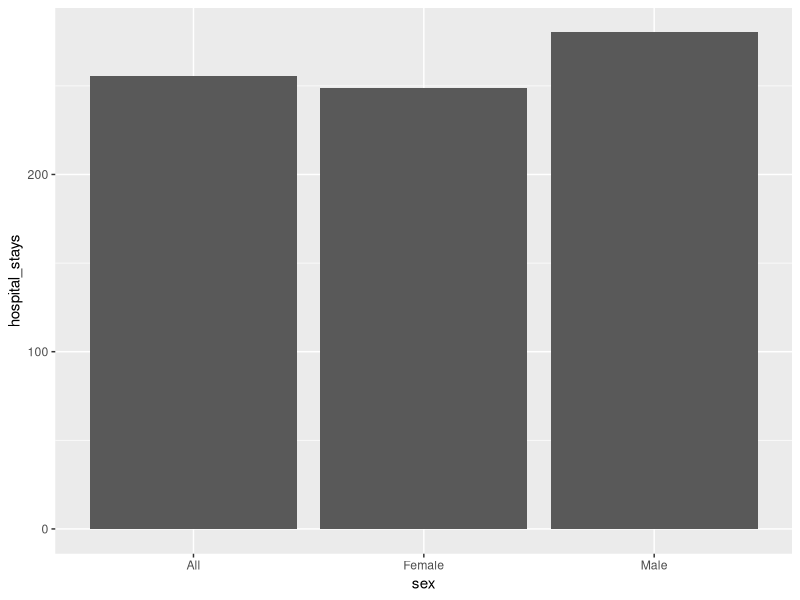
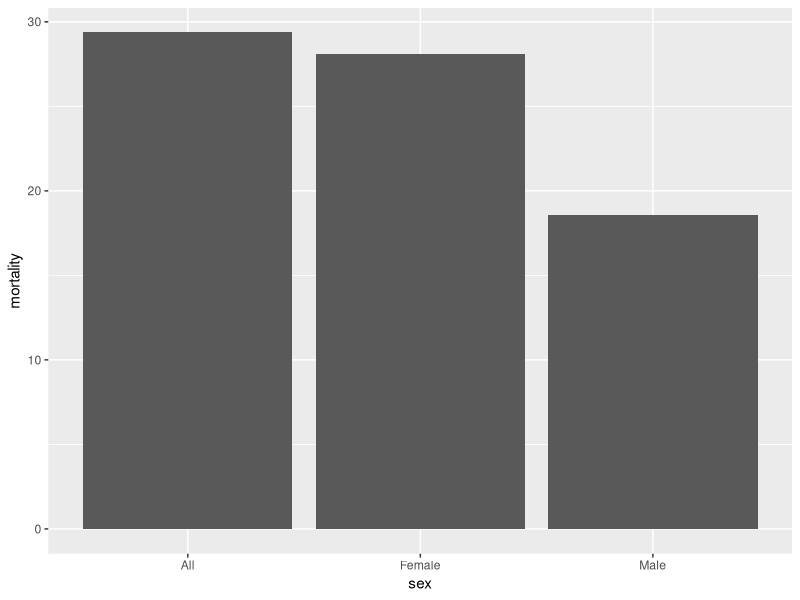
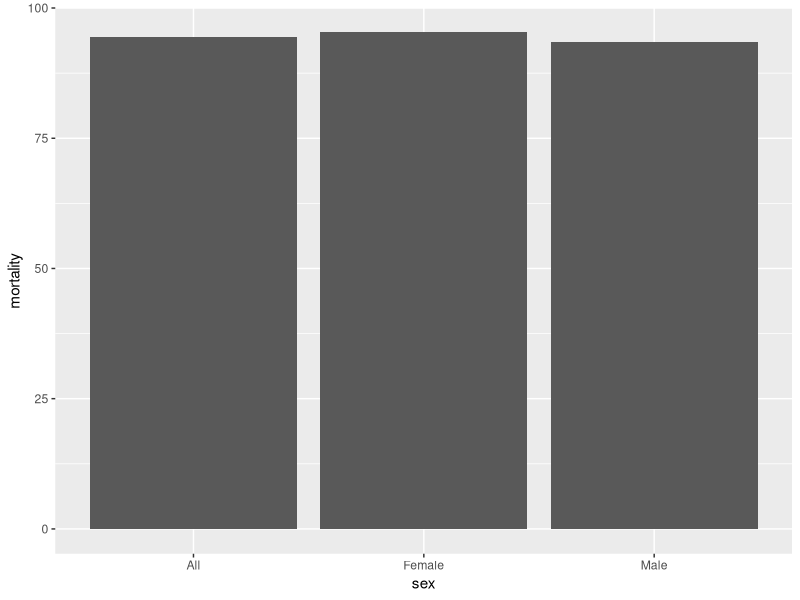
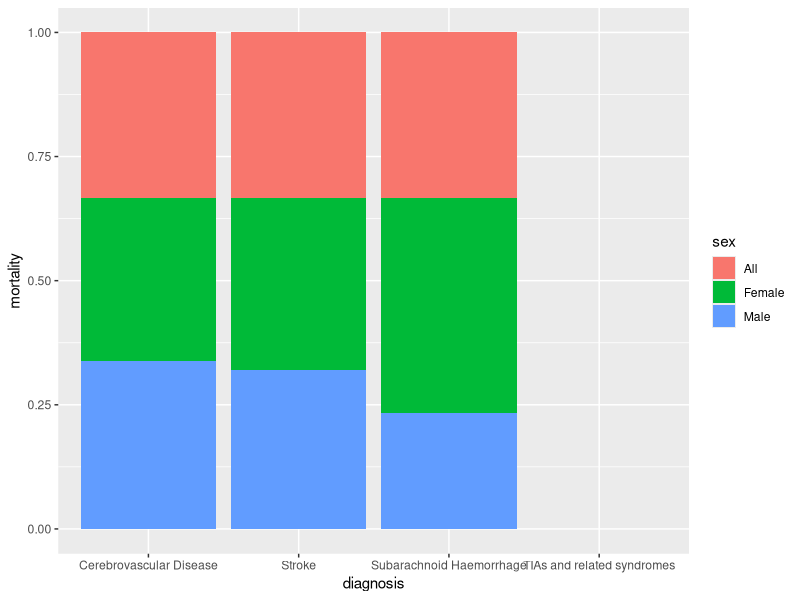
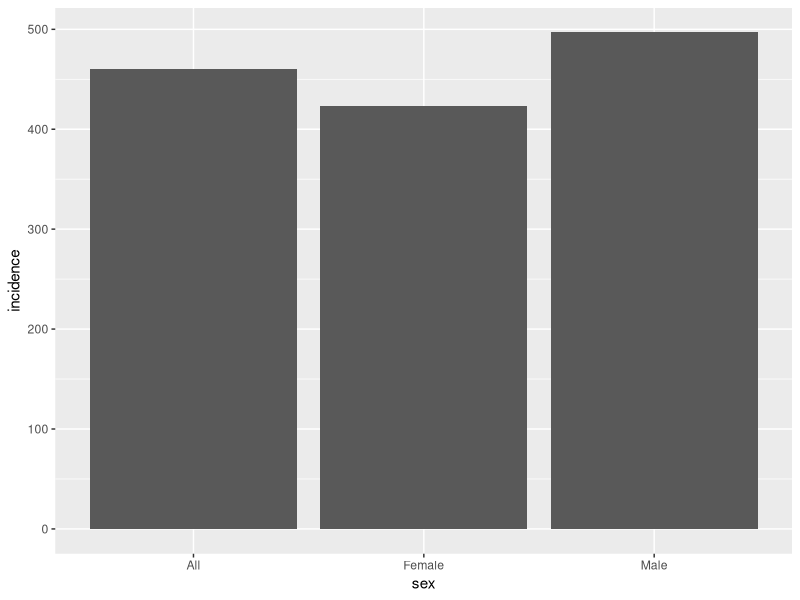
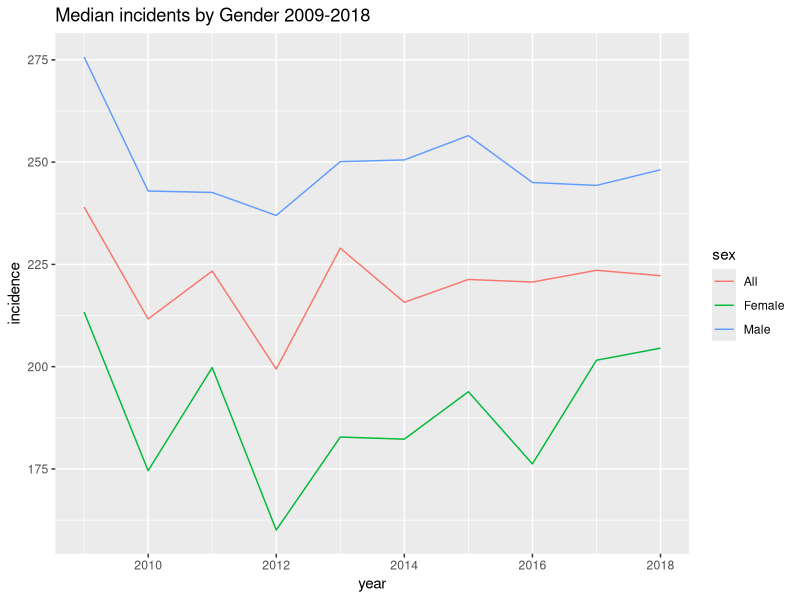
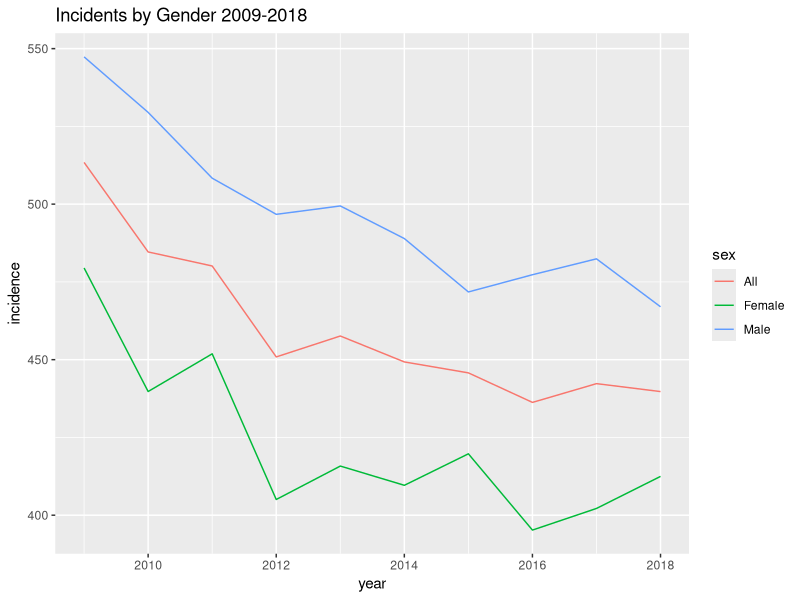
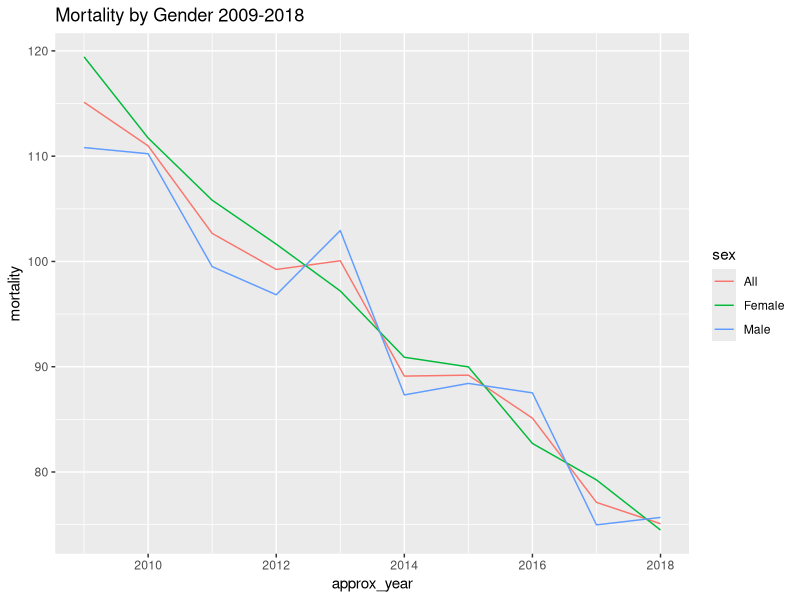

Recreate these plots in R, in order.
## ---- chunk 1
library(tidyverse)
## ---- chunk 2
council_strokesbyca <- read_csv("../../data/clean_data/strokes_byca.csv",
                                col_types = cols(hospitalstays = col_double(),
                                            crude_rate_stays = col_double()))
healthboard_strokesbyhb <- read_csv("../../data/clean_data/strokes_byhb.csv",
                                col_types = cols(hospitalstays = col_double(),
                                            crude_rate_stays = col_double()))

incidence_by_hb <- read_csv("../../data/clean_data/incidence_byhb.csv")
## ---- chunk 3
council_strokesbyca %>% 
  group_by(sex) %>% 
  summarise(hospital_stays = mean(crude_rate_stays, na.rm = TRUE)) %>% 
  ggplot() +
  aes(x = sex, y = hospital_stays) +
  geom_col()
## ---- chunk 4
council_strokesbyca %>% 
  group_by(sex) %>% 
  summarise(mortality = mean(crude_rate_mortality, na.rm = TRUE)) %>% 
  ggplot() +
  aes(x = sex, y = mortality) +
  geom_col()
## ---- chunk 5
council_strokesbyca %>% 
  group_by(sex) %>% 
  summarise(mortality = mean(easr_mortality, na.rm = TRUE)) %>% 
  ggplot() +
  aes(x = sex, y = mortality) +
  geom_col()
## ---- chunk 6
council_strokesbyca %>% 
  group_by(sex, diagnosis) %>%
  summarise(mortality = mean(easr_mortality, na.rm = TRUE)) %>% 
  ggplot() +
    aes(x = diagnosis, y = mortality, group = sex, fill = sex) +
  geom_col(position = "fill")
## ---- chunk 7
incidence_by_hb %>% 
  group_by(sex) %>% 
  summarise(incidence = mean(easr, na.rm = TRUE)) %>% 
  ggplot() +
  aes(x = sex, y = incidence) +
  geom_col()
## ---- chunk 8
incidence_by_hb %>% 
  group_by(sex, year) %>% 
  summarise(incidence = median(easr, na.rm = TRUE)) %>% 
  ggplot() +
  aes(x = year, y = incidence, group = sex, col = sex) +
  geom_line() +
  labs(
    title = "Median incidents by Gender 2009-2018"
  )
## ---- chunk 9
incidence_by_hb %>% 
  group_by(sex, year) %>% 
  summarise(incidence = mean(easr, na.rm = TRUE)) %>% 
  ggplot() +
  aes(x = year, y = incidence, group = sex, col = sex) +
  geom_line() +
  labs(
    title = "Incidents by Gender 2009-2018"
  )
## ---- chunk 10
council_strokesbyca %>% 
  group_by(sex, approx_year) %>% 
  summarise(mortality = mean(easr_mortality, na.rm = TRUE)) %>% 
  ggplot() +
  aes(x = approx_year, y = mortality, group = sex, col = sex) +
  geom_line() +
  labs(
    title = "Mortality by Gender 2009-2018"
  )
## ---- chunk 11
council_strokesbyca %>% 
  group_by(age_group) %>% 
  summarise(hospital_stays = mean(crude_rate_stays, na.rm = TRUE)) %>% 
  ggplot() +
  aes(x = age_group, y = hospital_stays) +
  geom_col()
## ---- chunk 12
council_strokesbyca %>% 
  group_by(age_group) %>% 
  summarise(mortality = mean(easr_mortality, na.rm = TRUE)) %>% 
  ggplot() +
  aes(x = age_group, y = mortality) +
  geom_col()
## ---- chunk 13
council_strokesbyca %>% 
  group_by(age_group, approx_year) %>% 
  summarise(hospital_stays = mean(crude_rate_stays, na.rm = TRUE)) %>% 
  ggplot() +
  aes(x = approx_year, y = hospital_stays, group = age_group, col = age_group) +
  geom_line()
## ---- chunk 14
council_strokesbyca %>% 
  group_by(age_group, approx_year) %>% 
  summarise(mortality = mean(easr_mortality, na.rm = TRUE)) %>% 
  ggplot() +
  aes(x = approx_year, y = mortality, group = age_group, col = age_group) +
  geom_line()
## ---- chunk 15
council_strokesbyca %>% 
  group_by(age_group, diagnosis) %>%
  summarise(mortality = mean(easr_mortality, na.rm = TRUE)) %>% 
  ggplot() +
    aes(x = diagnosis, y = mortality, group = age_group, fill = age_group) +
  geom_col(position = "fill")
## ---- chunk 16
council_strokesbyca %>% 
  group_by(age_group, diagnosis) %>%
  summarise(mortality = mean(easr_mortality, na.rm = TRUE)) %>% 
  ggplot() +
    aes(x = age_group, y = mortality, group = diagnosis, fill = diagnosis) +
  geom_col(position = "fill") +
  theme(axis.text.x = element_text(angle = 90, vjust = 0.5, hjust=1)) +
  labs(
    title = "Proportion of diagnoses by age group"
  )
## ---- chunk 17
council_strokesbyca %>% 
  group_by(age_group, diagnosis) %>%
  summarise(discharges = mean(easr_discharge, na.rm = TRUE)) %>% 
  ggplot() +
    aes(x = age_group, y = discharges, group = diagnosis, fill = diagnosis) +
  geom_col(position = "fill") +
  theme(axis.text.x = element_text(angle = 90, vjust = 0.5, hjust=1)) +
  labs(
    title = "Proportion of discharges by diagnoses and age group"
  )
## ---- chunk 18
council_strokesbyca %>% 
  group_by(age_group, diagnosis) %>%
  summarise(discharges = mean(easr_discharge, na.rm = TRUE),
            mortality = mean(easr_mortality, na.rm = TRUE)) %>% 
  ggplot() +
    aes(x = age_group, y = mortality / discharges * 100, 
        group = diagnosis, fill = diagnosis) +
  geom_col(position = "dodge") +
  theme(axis.text.x = element_text(angle = 90, vjust = 0.5, hjust=1)) +
  labs(
    title = "Percentage of deaths by hospital discharges",
    subtitle = "shown by diagnoses and age group"
  )
## ---- chunk 19
council_strokesbyca %>% 
  filter(diagnosis == "Subarachnoid Haemorrhage") %>% 
  group_by(age_group, approx_year) %>% 
  summarise(mortality = mean(easr_mortality, na.rm = TRUE)) %>% 
  ggplot() +
  aes(x = approx_year, y = mortality, group = age_group, col = age_group) +
  geom_line()
## ---- chunk 20
council_strokesbyca %>% 
# filter year to remove high values from years prior to 2013 in order to make graph more readable
  filter(age_group != "All" & age_group != "under75 years" & approx_year > 2013) %>% 
  group_by(age_group, approx_year, diagnosis) %>% 
  summarise(mortality = mean(easr_mortality, na.rm = TRUE)) %>% 
  ggplot() +
  aes(x = approx_year, y = mortality, group = diagnosis, col = diagnosis) +
  geom_line() +
  facet_wrap(~age_group)
## ---- chunk 21
incidence_by_hb %>% 
  group_by(age) %>% 
  summarise(incidence = mean(easr, na.rm = TRUE)) %>% 
  ggplot() +
  aes(x = age, y = incidence) +
  geom_col()
## ---- chunk 22
council_strokesbyca %>% 
  group_by(age_group, sex) %>% 
  summarise(stays = mean(crude_rate_stays, na.rm = TRUE)) %>% 
  ggplot() +
  aes(x = age_group, y = stays, group = sex, fill = sex) +
  geom_col(position = "dodge")
## ---- chunk 23
council_strokesbyca %>% 
  group_by(age_group, sex) %>% 
  summarise(mortality = mean(easr_mortality, na.rm = TRUE)) %>% 
  ggplot() +
  aes(x = age_group, y = mortality, group = sex, fill = sex) +
  geom_col(position = "dodge")
## ---- chunk 24
incidence_by_hb %>% 
  group_by(age, sex) %>% 
  summarise(incidence = mean(easr, na.rm = TRUE)) %>% 
  ggplot() +
  aes(x = age, y = incidence, group = sex, fill = sex) +
  geom_col(position = "dodge")
## ---- chunk 25
percent_table <- incidence_by_hb %>% 
  group_by(age, sex) %>% 
  summarise(incidence = mean(easr, na.rm = TRUE)) %>% 
  rename("age_group" = "age")

healthboard_strokesbyhb %>% 
  group_by(age_group, sex) %>% 
  summarise(mortality = mean(easr_mortality, na.rm = TRUE)) %>% 
  inner_join(percent_table) %>% 
  ggplot() +
  aes(x = age_group, y = mortality / incidence * 100, group = sex, fill = sex) +
  geom_col(position = "dodge") +
  labs(
    title = "Deaths per 100 incidents",
    subtitle = "grouped by age and gender"
  )
## ---- chunk 26
council_strokesbyca %>% 
  group_by(sex, age_group, diagnosis) %>%
  summarise(mortality = mean(easr_mortality, na.rm = TRUE)) %>% 
  ggplot() +
    aes(x = age_group, y = mortality, group = diagnosis, fill = diagnosis) +
  geom_col(position = "fill") +
  facet_wrap(~sex) +
  theme(axis.text.x = element_text(angle = 90, vjust = 0.5, hjust=1))
## ---- chunk 27
healthboard_strokesbyhb %>% 
  group_by(healthboard_area_named) %>% 
  summarise(hospital_stays = mean(crude_rate_stays, na.rm = TRUE)) %>% 
  ggplot() +
  aes(x = reorder(healthboard_area_named, -hospital_stays), y = hospital_stays) +
  geom_col() +
  theme(axis.text.x = element_text(angle = 90, vjust = 0.5, hjust=1))
## ---- chunk 28
healthboard_strokesbyhb %>% 
  group_by(healthboard_area_named) %>% 
  summarise(mortality = mean(easr_mortality, na.rm = TRUE)) %>% 
  ggplot() +
  aes(x = reorder(healthboard_area_named, -mortality), y = mortality) +
  geom_col() +
  theme(axis.text.x = element_text(angle = 90, vjust = 0.5, hjust=1))
## ---- chunk 29
incidence_by_hb %>% 
  group_by(health_board) %>% 
  summarise(incidence = mean(easr, na.rm = TRUE)) %>% 
  ggplot(aes(x = reorder(health_board, -incidence), y = incidence)) +
  geom_col() +
  theme(axis.text.x = element_text(angle = 90, vjust = 0.5, hjust=1))
## ---- chunk 30
healthboard_table <- healthboard_strokesbyhb %>% 
  group_by(healthboard_area_named) %>% 
  summarise(hospital_stays = mean(crude_rate_stays, na.rm = TRUE),
            mortality = mean(easr_mortality, na.rm = TRUE)
  ) 

healthboard_table <- incidence_by_hb %>% 
  group_by(health_board) %>% 
  summarise(incidence = mean(easr, na.rm = TRUE)) %>%
  mutate(health_board = if_else(
    str_detect(health_board, "NHS"),
    str_sub(health_board, start = 5, end = -1),
    health_board
    )
  ) %>% 
  full_join(healthboard_table, by = c("health_board" = "healthboard_area_named"))
## ---- chunk 31
healthboard_table %>% 
  ggplot(aes(x = incidence, y = hospital_stays)) +
  geom_point() +
  geom_text(aes(label = health_board), hjust = -.2) +
  labs(
    title = "Comparing incidence rates and hospital visits by Health Board"
  )
## ---- chunk 32
healthboard_table %>% 
  ggplot(aes(x = incidence, y = mortality)) +
  geom_point() +
  geom_smooth(method = "lm", se = FALSE) +
  geom_text(aes(label = health_board), hjust = -.2) +
  labs(
    title = "Mortalities per incident by Health Board"
  )
## ---- chunk 33
# group = health_board, x = year, y = mortality
healthboard_strokesbyhb %>% 
  group_by(healthboard_area_named, approx_year) %>% 
  summarise(mortality = mean(easr_mortality, na.rm = TRUE)) %>% 
  ggplot() +
  aes(x = approx_year, y = mortality, group = healthboard_area_named, col = healthboard_area_named) +
  geom_line() +
  geom_point()
  
## ---- chunk 34
high_mortality_healthboard <- healthboard_strokesbyhb %>% 
  group_by(healthboard_area_named) %>% 
  summarise(mortality = mean(easr_mortality, na.rm = TRUE)) %>% 
  slice_max(mortality, n = 9) %>% 
  pull(healthboard_area_named)

low_mortality_healthboard <- healthboard_strokesbyhb %>% 
  group_by(healthboard_area_named) %>% 
  summarise(mortality = mean(easr_mortality, na.rm = TRUE)) %>% 
  slice_min(mortality, n = 8) %>% 
  pull(healthboard_area_named)
## ---- chunk 35
healthboard_strokesbyhb %>% 
  filter(healthboard_area_named %in% high_mortality_healthboard |
           healthboard_area_named %in% low_mortality_healthboard) %>% 
  mutate(high_low = if_else(
    healthboard_area_named %in% high_mortality_healthboard, "high", "low"
  )) %>% 
  group_by(high_low, approx_year) %>% 
  summarise(mortality = mean(easr_mortality, na.rm = TRUE)) %>% 
  ggplot() +
  aes(x = approx_year, y = mortality, group = high_low, col = high_low) +
  geom_line()
## ---- chunk 36
percent_table2 <- incidence_by_hb %>% 
  group_by(health_board, year) %>% 
  summarise(incidence = mean(easr, na.rm = TRUE)) %>% 
  rename("healthboard_area_named" = "health_board",
         "approx_year" = "year") %>% 
  mutate(healthboard_area_named = if_else(
    str_detect(healthboard_area_named, "NHS"),
    str_sub(healthboard_area_named, start = 5, end = -1),
    healthboard_area_named
    )
  )

healthboard_strokesbyhb %>% 
  group_by(healthboard_area_named, approx_year) %>% 
  summarise(mortality = mean(easr_mortality, na.rm = TRUE)) %>% 
  inner_join(percent_table2) %>% 
  mutate(percent_deathbyincident = mortality / incidence * 100) %>% 
  ggplot() +
  aes(x = approx_year, y = percent_deathbyincident, group = healthboard_area_named, col = healthboard_area_named) +
  geom_line() +
  geom_point()
  theme(axis.text.x = element_text(angle = 90, vjust = 0.5, hjust=1))
## ---- chunk 37
percent_table2 <- incidence_by_hb %>% 
  rename("healthboard_area_named" = "health_board",
         "approx_year" = "year") %>% 
  mutate(healthboard_area_named = if_else(
    str_detect(healthboard_area_named, "NHS"),
    str_sub(healthboard_area_named, start = 5, end = -1),
    healthboard_area_named
    )
  ) %>% 
  mutate(high_low = if_else(
    healthboard_area_named %in% high_mortality_healthboard, "high", "low"
  )) %>% 
  group_by(high_low, approx_year) %>% 
  summarise(incidence = mean(easr, na.rm = TRUE))


healthboard_strokesbyhb %>% 
  mutate(high_low = if_else(
    healthboard_area_named %in% high_mortality_healthboard, "high", "low"
  )) %>% 
  group_by(high_low, approx_year) %>% 
  summarise(mortality = mean(easr_mortality, na.rm = TRUE)) %>% 
  inner_join(percent_table2) %>% 
  group_by(high_low, approx_year) %>% 
  mutate(percent_deathbyincident = mortality / incidence * 100) %>% 
  ggplot() +
  aes(x = approx_year, y = percent_deathbyincident, group = high_low, col = high_low) +
  geom_line() +
  geom_point()
  theme(axis.text.x = element_text(angle = 90, vjust = 0.5, hjust=1))
## ---- chunk 38
healthboard_strokesbyhb %>% 
  group_by(healthboard_area_named, diagnosis) %>%
  summarise(mortality = mean(easr_mortality, na.rm = TRUE)) %>% 
  ggplot() +
    aes(x = healthboard_area_named, y = mortality, group = diagnosis, fill = diagnosis) +
  geom_col(position = "fill") +
  theme(axis.text.x = element_text(angle = 90, vjust = 0.5, hjust=1))
## ---- chunk 39
council_strokesbyca %>% 
  group_by(council_area_named) %>% 
  summarise(hospital_stays = mean(crude_rate_stays, na.rm = TRUE)) %>% 
  ggplot() +
  aes(x = reorder(council_area_named, -hospital_stays), y = hospital_stays) +
  geom_col() +
  theme(axis.text.x = element_text(angle = 90, vjust = 0.5, hjust=1))
## ---- chunk 40
council_strokesbyca %>% 
  group_by(council_area_named) %>% 
  summarise(mortality = mean(easr_mortality, na.rm = TRUE)) %>% 
  ggplot() +
  aes(x = reorder(council_area_named, -mortality), y = mortality) +
  geom_col() +
  theme(axis.text.x = element_text(angle = 90, vjust = 0.5, hjust=1))
## ---- chunk 41
high_mortality_council <- council_strokesbyca %>% 
  group_by(council_area_named) %>% 
  summarise(mortality = mean(easr_mortality, na.rm = TRUE)) %>% 
  slice_max(mortality, n = 10) %>% 
  pull(council_area_named)

low_mortality_council <- council_strokesbyca %>% 
  group_by(council_area_named) %>% 
  summarise(mortality = mean(easr_mortality, na.rm = TRUE)) %>% 
  slice_min(mortality, n = 10) %>% 
  pull(council_area_named)
## ---- chunk 42
council_strokesbyca %>% 
  filter(council_area_named %in% high_mortality_council |
           council_area_named %in% low_mortality_council) %>% 
  mutate(high_low = if_else(
    council_area_named %in% high_mortality_council, "high", "low"
  )) %>% 
  group_by(high_low, approx_year) %>% 
  summarise(mortality = mean(easr_mortality, na.rm = TRUE)) %>% 
  ggplot() +
  aes(x = approx_year, y = mortality, group = high_low, col = high_low) +
  geom_line()
## ---- chunk 43
high_mortality_council_2018 <- council_strokesbyca %>% 
  filter(approx_year == 2018) %>% 
  group_by(council_area_named) %>% 
  summarise(mortality = mean(easr_mortality, na.rm = TRUE)) %>% 
  slice_max(mortality, n = 10) %>% 
  pull(council_area_named)

low_mortality_council_2018 <- council_strokesbyca %>%  
  filter(approx_year == 2018) %>% 
  group_by(council_area_named) %>% 
  summarise(mortality = mean(easr_mortality, na.rm = TRUE)) %>% 
  slice_min(mortality, n = 10) %>% 
  pull(council_area_named)
## ---- chunk 44
council_strokesbyca %>% 
  filter(council_area_named %in% high_mortality_council_2018 |
           council_area_named %in% low_mortality_council_2018) %>% 
  mutate(high_low = if_else(
    council_area_named %in% high_mortality_council_2018, "high", "low"
  )) %>% 
  group_by(high_low, approx_year) %>% 
  summarise(mortality = mean(easr_mortality, na.rm = TRUE)) %>% 
  ggplot() +
  aes(x = approx_year, y = mortality, group = high_low, col = high_low) +
  geom_line() +
  labs(
    title = "Adjusted mortality rates by council",
    subtitle = "Mortality rates for the 10 highest and lowest adjusted mortality rates from stroke in 2018 using mean"
  )
## ---- chunk 45
council_strokesbyca %>% 
  group_by(council_area_named, approx_year) %>% 
  summarise(mortality = mean(easr_mortality, na.rm = TRUE)) %>% 
  ggplot() +
  aes(x = approx_year, y = mortality, group = council_area_named, col = council_area_named) +
  geom_line()
## ---- chunk 46
high_mortality_council_median <- council_strokesbyca %>% 
  group_by(council_area_named) %>% 
  summarise(mortality = median(easr_mortality, na.rm = TRUE)) %>% 
  slice_max(mortality, n = 10) %>% 
  pull(council_area_named)

low_mortality_council_median <- council_strokesbyca %>% 
  group_by(council_area_named) %>% 
  summarise(mortality = median(easr_mortality, na.rm = TRUE)) %>% 
  slice_min(mortality, n = 10) %>% 
  pull(council_area_named)
## ---- chunk 47
council_strokesbyca %>% 
  filter(council_area_named %in% high_mortality_council_median |
           council_area_named %in% low_mortality_council_median) %>% 
  mutate(high_low = if_else(
    council_area_named %in% high_mortality_council_median, "high", "low"
  )) %>% 
  group_by(high_low, approx_year) %>% 
  summarise(mortality = median(easr_mortality, na.rm = TRUE)) %>% 
  ggplot() +
  aes(x = approx_year, y = mortality, group = high_low, col = high_low) +
  geom_line() +
  geom_point()
